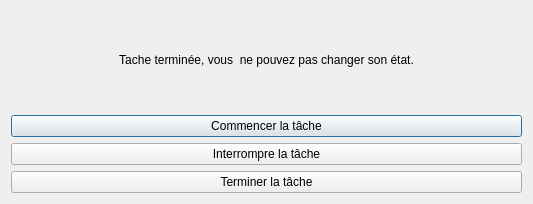
<?xml version="1.0" encoding="UTF-8"?>
<ui version="4.0">
 <class>editetat</class>
 <widget class="QDialog" name="editetat">
  <property name="geometry">
   <rect>
    <x>0</x>
    <y>0</y>
    <width>533</width>
    <height>204</height>
   </rect>
  </property>
  <property name="windowTitle">
   <string>Etat</string>
  </property>
  <layout class="QVBoxLayout" name="verticalLayout">
   <item>
    <widget class="QLabel" name="dejaterminee">
     <property name="text">
      <string>Tache terminée, vous  ne pouvez pas changer son état.</string>
     </property>
     <property name="alignment">
      <set>Qt::AlignCenter</set>
     </property>
    </widget>
   </item>
   <item>
    <widget class="QPushButton" name="commencer">
     <property name="text">
      <string>Commencer la tâche</string>
     </property>
    </widget>
   </item>
   <item>
    <widget class="QPushButton" name="interrompre">
     <property name="text">
      <string>Interrompre la tâche</string>
     </property>
    </widget>
   </item>
   <item>
    <widget class="QPushButton" name="terminer">
     <property name="text">
      <string>Terminer la tâche</string>
     </property>
    </widget>
   </item>
  </layout>
 </widget>
 <resources/>
 <connections>
  <connection>
   <sender>commencer</sender>
   <signal>clicked()</signal>
   <receiver>editetat</receiver>
   <slot>commencertache()</slot>
   <hints>
    <hint type="sourcelabel">
     <x>266</x>
     <y>45</y>
    </hint>
    <hint type="destinationlabel">
     <x>266</x>
     <y>101</y>
    </hint>
   </hints>
  </connection>
  <connection>
   <sender>interrompre</sender>
   <signal>clicked()</signal>
   <receiver>editetat</receiver>
   <slot>interrompretache()</slot>
   <hints>
    <hint type="sourcelabel">
     <x>266</x>
     <y>101</y>
    </hint>
    <hint type="destinationlabel">
     <x>266</x>
     <y>101</y>
    </hint>
   </hints>
  </connection>
  <connection>
   <sender>terminer</sender>
   <signal>clicked()</signal>
   <receiver>editetat</receiver>
   <slot>terminertache()</slot>
   <hints>
    <hint type="sourcelabel">
     <x>266</x>
     <y>157</y>
    </hint>
    <hint type="destinationlabel">
     <x>266</x>
     <y>101</y>
    </hint>
   </hints>
  </connection>
 </connections>
 <slots>
  <slot>commencertache()</slot>
  <slot>interrompretache()</slot>
  <slot>terminertache()</slot>
 </slots>
</ui>
